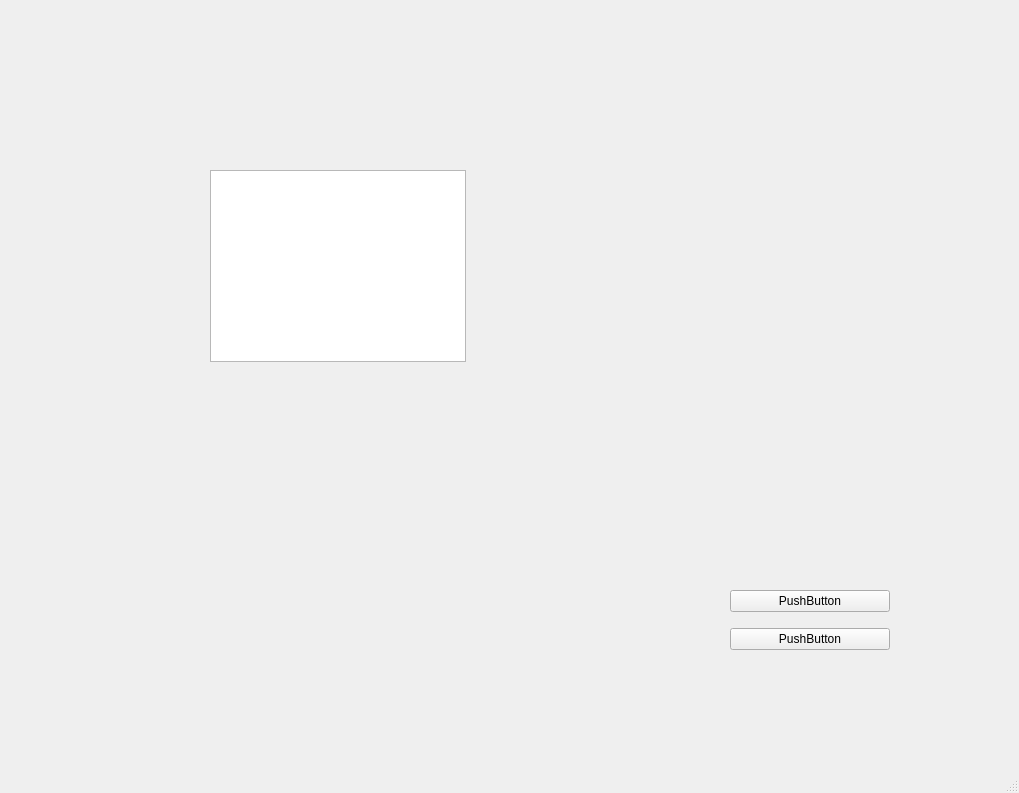
<?xml version="1.0" encoding="UTF-8"?>
<ui version="4.0">
 <class>MainWindow</class>
 <widget class="QMainWindow" name="MainWindow">
  <property name="geometry">
   <rect>
    <x>0</x>
    <y>0</y>
    <width>1019</width>
    <height>793</height>
   </rect>
  </property>
  <property name="windowTitle">
   <string>MainWindow</string>
  </property>
  <widget class="QWidget" name="centralwidget">
   <widget class="QWidget" name="verticalLayoutWidget">
    <property name="geometry">
     <rect>
      <x>730</x>
      <y>580</y>
      <width>160</width>
      <height>80</height>
     </rect>
    </property>
    <layout class="QVBoxLayout" name="verticalLayout">
     <item>
      <widget class="QPushButton" name="pushButton">
       <property name="text">
        <string>PushButton</string>
       </property>
      </widget>
     </item>
     <item>
      <widget class="QPushButton" name="pushButton_2">
       <property name="text">
        <string>PushButton</string>
       </property>
      </widget>
     </item>
    </layout>
   </widget>
   <widget class="QListView" name="listView">
    <property name="geometry">
     <rect>
      <x>210</x>
      <y>170</y>
      <width>256</width>
      <height>192</height>
     </rect>
    </property>
   </widget>
  </widget>
  <widget class="QMenuBar" name="menubar">
   <property name="geometry">
    <rect>
     <x>0</x>
     <y>0</y>
     <width>1019</width>
     <height>30</height>
    </rect>
   </property>
  </widget>
  <widget class="QStatusBar" name="statusbar"/>
 </widget>
 <resources/>
 <connections>
  <connection>
   <sender>pushButton</sender>
   <signal>clicked()</signal>
   <receiver>listView</receiver>
   <slot>selectAll()</slot>
   <hints>
    <hint type="sourcelabel">
     <x>754</x>
     <y>627</y>
    </hint>
    <hint type="destinationlabel">
     <x>402</x>
     <y>358</y>
    </hint>
   </hints>
  </connection>
  <connection>
   <sender>pushButton_2</sender>
   <signal>clicked()</signal>
   <receiver>MainWindow</receiver>
   <slot>close()</slot>
   <hints>
    <hint type="sourcelabel">
     <x>779</x>
     <y>666</y>
    </hint>
    <hint type="destinationlabel">
     <x>625</x>
     <y>690</y>
    </hint>
   </hints>
  </connection>
 </connections>
</ui>
